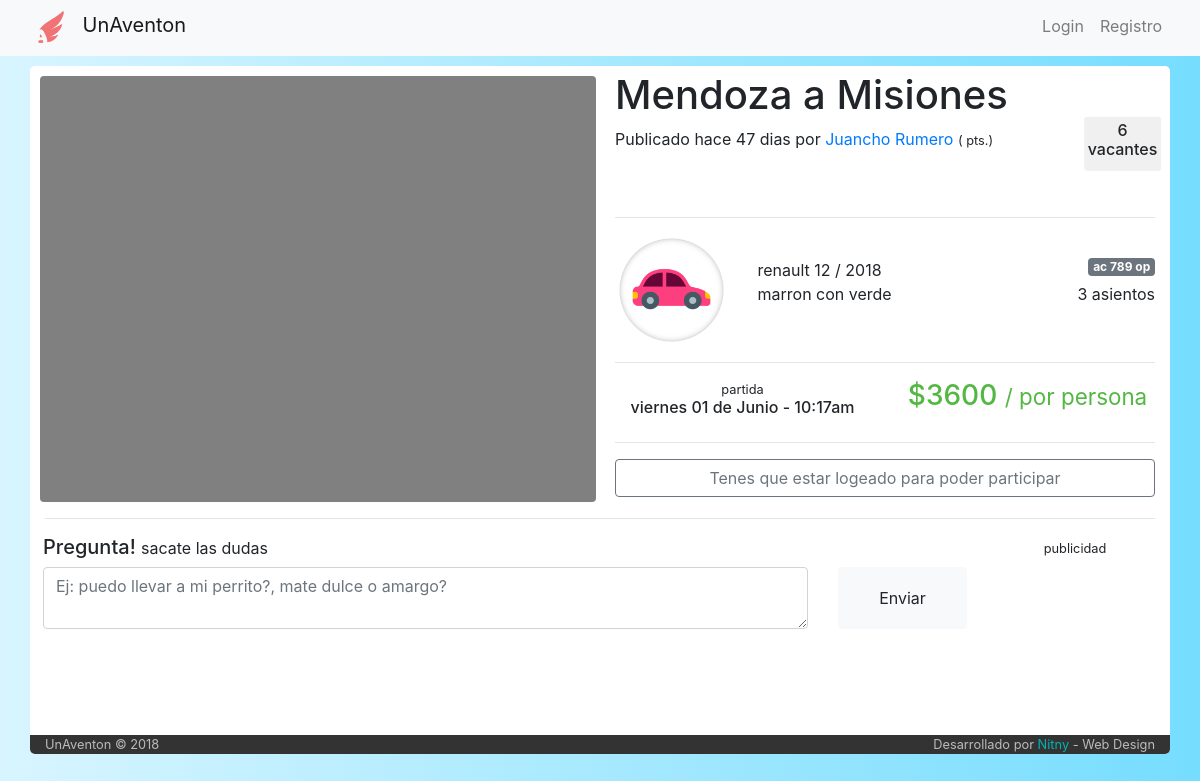
/viaje/5/la plata,Buenos Aires-buenos aires,Buenos Aires, run on an earlier commit of the app's database.
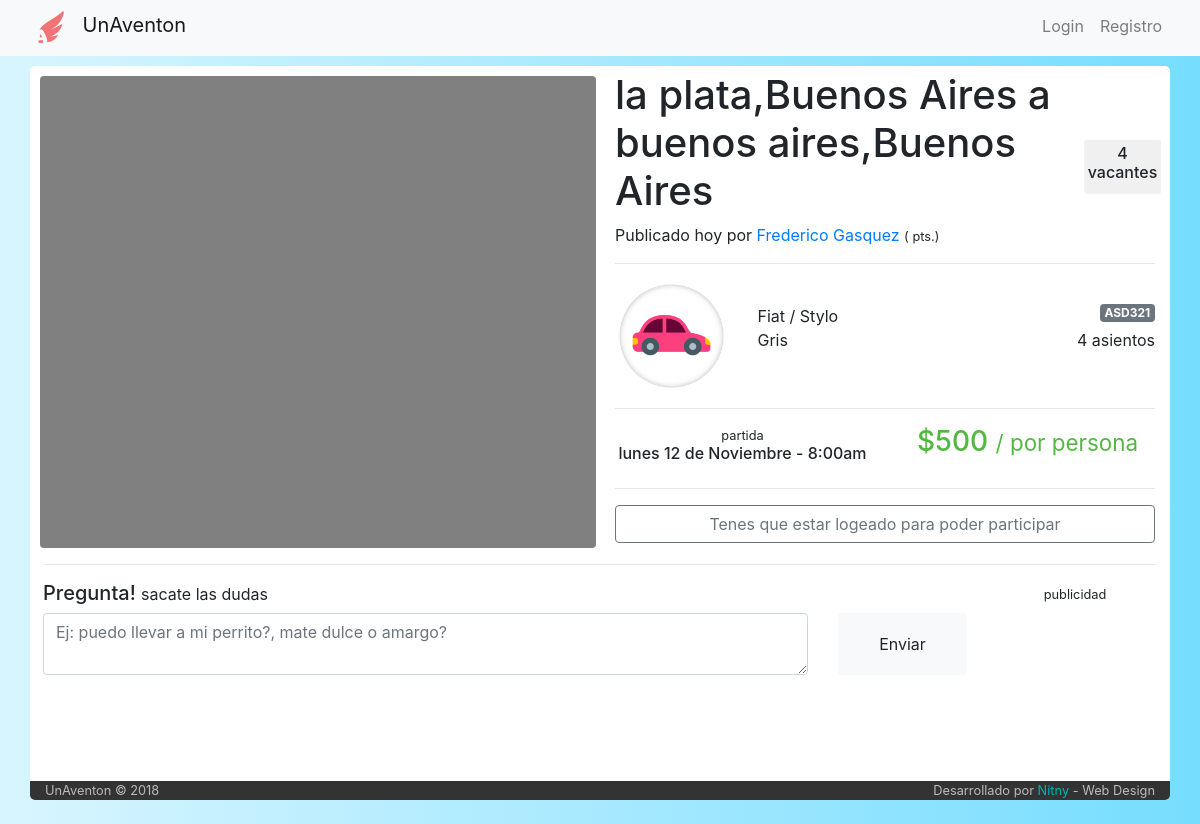
And on a later commit of the database.
### tables this page shows
CREATE TABLE IF NOT EXISTS `viaje` (
  `idViaje` int(6) NOT NULL AUTO_INCREMENT,
  `idPiloto` int(6) NOT NULL,
  `idVehiculo` int(6) NOT NULL,
  `fecha_publicacion` datetime NOT NULL,
  `fecha_partida` datetime NOT NULL,
  `tiempo_estimado` int(11) NOT NULL DEFAULT '30',
  `origen` varchar(60) NOT NULL,
  `destino` varchar(60) NOT NULL,
  `asientos_disponibles` int(2) NOT NULL,
  `costo` int(7) NOT NULL,
  `estado` int(1) NOT NULL DEFAULT '1',
  `tipo` varchar(50) NOT NULL DEFAULT 'unico',
  PRIMARY KEY (`idViaje`)
);

CREATE TABLE IF NOT EXISTS `usuario` (
  `idUser` int(6) NOT NULL AUTO_INCREMENT,
  `email` varchar(50) NOT NULL,
  `clave` varchar(50) NOT NULL,
  `nombre` varchar(50) NOT NULL,
  `apellido` varchar(50) NOT NULL,
  `admin` int(1) NOT NULL DEFAULT '0',
  PRIMARY KEY (`idUser`)
);

CREATE TABLE IF NOT EXISTS `vehiculo` (
  `idVehiculo` int(6) NOT NULL AUTO_INCREMENT,
  `idPropietario` int(6) NOT NULL,
  `cant_asientos` int(2) NOT NULL,
  `modelo` varchar(30) NOT NULL,
  `marca` varchar(30) NOT NULL,
  `color` varchar(20) NOT NULL,
  `patente` varchar(10) NOT NULL COMMENT 'puede ser patente extrangera',
  `tipo` int(1) DEFAULT NULL,
  `eliminado` tinyint(1) NOT NULL DEFAULT '0',
  PRIMARY KEY (`idVehiculo`)
);

CREATE TABLE IF NOT EXISTS `tipo_vehiculo` (
  `idTipo` int(1) NOT NULL AUTO_INCREMENT,
  `icono` varchar(140) DEFAULT NULL,
  `tipo` varchar(11) NOT NULL,
  PRIMARY KEY (`idTipo`)
);

### index.php (called while the page is built, shortened)
<?php
	include ('core/helpers.php');
	include ('php/inicio_body.php');
	$router = new Router;
	$vars = $router->get_variables();
	render($vars);
	include ('php/cierre_body.php');

### core/helpers.php (called while the page is built, shortened)
<?php
function dias_transcurridos($fecha_alta, $string)
{
 $fecha_alta = date_create($fecha_alta);
 $fecha_actual   = date_create(date("d.m.Y"));
 $diferencia     = date_diff($fecha_alta, $fecha_actual);
 $dif     = $diferencia->format('%a');
 if ($dif == 0){
   return 'hoy';
}
 else if ($dif == 1){
   return 'ayer';
 }
 else {
   return 'hace '.$dif." dias";
 }
}

### controller/viaje.php (the view, shortened to what the changed rows need)
<?php
	function render($vars = [])
	{
    include('php/conexion.php');
    $viaje=mysqli_query($conexion,"SELECT *
                                   from viaje
                                   inner join vehiculo on viaje.idVehiculo=vehiculo.idVehiculo
                                   inner join tipo_vehiculo on vehiculo.tipo=tipo_vehiculo.idTipo
                                   inner join usuario on viaje.idPiloto=usuario.idUser
                                   where idViaje = $vars[0]")
                                   or die ("problemas con el selectttt".mysqli_error($conexion));
    $viaje=mysqli_fetch_array($viaje);
		$contador_participaciones=mysqli_query($conexion,"SELECT *
																										from participacion
																										where estado=2 and idViaje=$viaje[idViaje]")
																										or die ("problemas en el contador de asientos disponibles");
		$contador_participaciones = $viaje['asientos_disponibles'] - mysqli_num_rows($contador_participaciones);
    ?>
    <div class="row" style="padding: 5px 0px;">
      <div class="col-md-6">
				<div class="row" style="min-height: 130px">
					<div class="col-md-10 col-sm-12">
						<h1><?php echo $viaje['origen'] ?> a <?php echo $viaje['destino']; ?></h1>
						<span title="<?php echo $viaje['fecha_publicacion'] ?>">Publicado <?php echo dias_transcurridos($viaje['fecha_publicacion'],'publicacion');?>
							por <a href="/usuario/<?php echo $viaje['idPiloto'];?>"><?php echo $viaje['nombre']." ".$viaje['apellido']; ?></a> <small>(<?php echo calificacion($viaje['idPiloto']); ?> pts.)</small>
						</span>
					</div>
					<div class="col-md-2">
						<div class="contenedorUno centrado" style="border: 1px solid #fff; border-radius: 4px; padding: 4px 4px; background-color: #f0f0f0; margin-top: 8px">
							<h6 class="" style="text-align:center"><?php if($contador_participaciones>0){echo $contador_participaciones;}else{echo "sin";}; ?><br>vacantes</h6>
						</div>
					</div>
				</div>
        <div class="row">
          <div class="col-md-3">
            <img src="<?php echo $viaje['icono']; ?>" alt="" class="img-fluid">
          </div>
          <div class="col-md-9">
            <br>
            <span><?php echo $viaje['marca']." / ".$viaje['modelo'] ?></span> <span class="badge badge-secondary float-right"><?php echo $viaje['patente'] ?></span> <br>
            <span><?php echo $viaje['color'] ?></span> <span class="float-right"><?php echo $viaje['cant_asientos'] ?> asientos</span>
          </div>
        </div>
				<div class="row">
					<div class="col-md-6">
									<h6 class="" style="text-align: center">
											<small>partida</small> <br>
											<?php
														$dias = array("domingo","lunes","martes","miercoles","jueves","viernes","sábado");
														$meses = array("Enero","Febrero","Marzo","Abril","Mayo","Junio","Julio","Agosto","Septiembre","Octubre","Noviembre","Diciembre");
														$date = date_create($viaje['fecha_partida']);
														echo $dias[date_format($date, 'N')]." ".date_format($date, 'd')." de ".$meses[date_format($date, 'm')-1] ;
														echo " - ";
														echo date_format($date, 'G:ia');
											?>
									</h6>
					</div>
					<div class="col-md-6">
						<h3 style="text-align: center; color: #53b842">$<?php echo $viaje['costo']; ?> <small> / por persona</small> </h3>
					</div>
				</div>
      </div>
    </div>
    <?php
  }

What changed in the data, as far as the page shows it:
changed viaje: origen "Mendoza" → "la plata,Buenos Aires"; destino "Misiones" → "buenos aires,Buenos Aires"; fecha_publicacion "hace 47 dias" → "hoy"; usuario.nombre "Juancho" → "Frederico"; usuario.apellido "Rumero" → "Gasquez"; asientos_disponibles "6" → "4"; idVehiculo.marca "renault 12" → "Fiat"; idVehiculo.modelo "2018" → "Stylo"; idVehiculo.patente "ac 789 op" → "ASD321"; idVehiculo.color "marron con verde" → "Gris"; idVehiculo.cant_asientos "3" → "4"; fecha_partida "viernes" → "lunes"; fecha_partida "01" → "12"; fecha_partida "Junio" → "Noviembre"; fecha_partida "10:17am" → "8:00am"; costo "3600" → "500"
